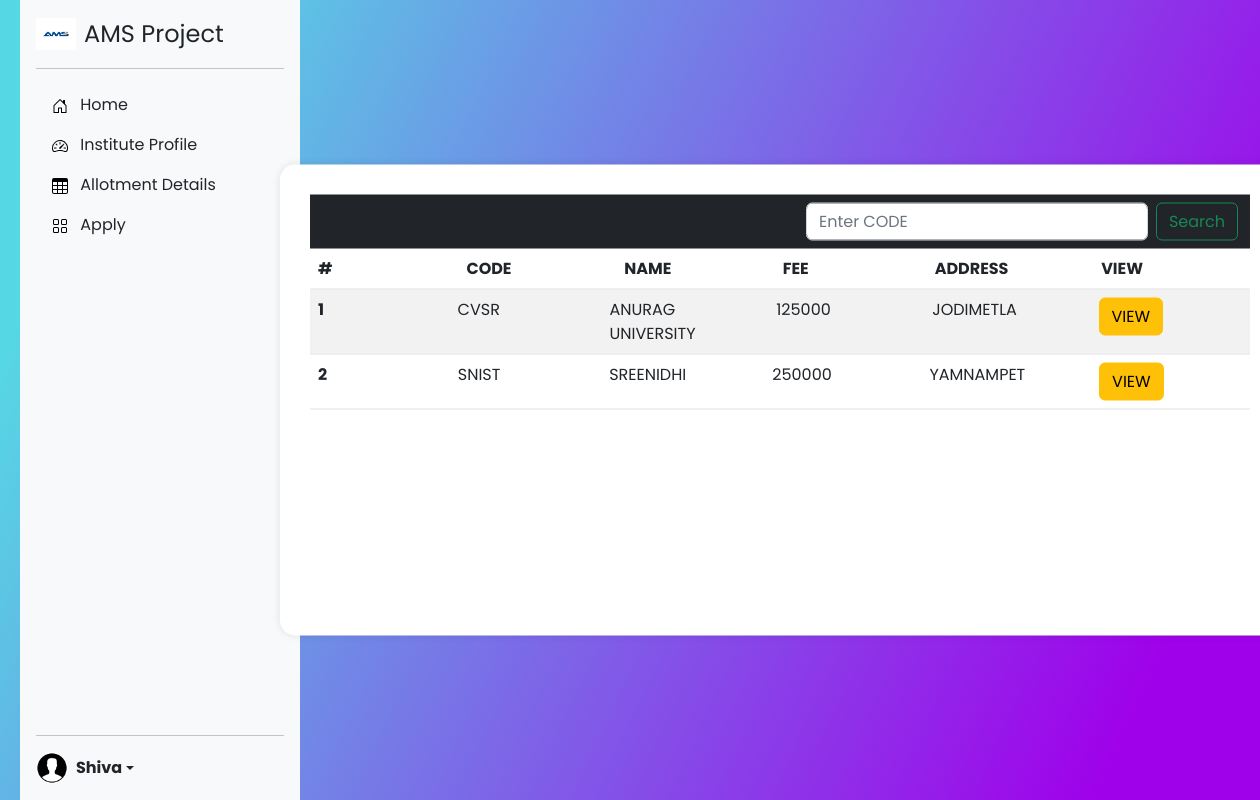
The app's page /institutions (signed in) with its own data.
### app/models.py (models this page shows, shortened)
class Institution(models.Model):
    code=models.CharField(max_length=6)
    name=models.CharField(max_length=50)
    address=models.CharField(max_length=150)
    contact=models.CharField(max_length=10)
    email=models.EmailField()
    website=models.URLField()
    cse=models.IntegerField()
    it=models.IntegerField()
    ece=models.IntegerField()
    eee=models.IntegerField()
    civ=models.IntegerField()
    mec=models.IntegerField()
    fee=models.IntegerField()

### app/views.py (the view)
# urls.py: path('institutions',institute,name='institute'),
def institute(request):
    institution=0
    institutions=Institution.objects.order_by('code')
    if request.method=='POST':
        search=request.POST['search']
        if search!='' and Institution.objects.filter(code=search.upper()):
            institution=Institution.objects.get(code=search.upper())
    return render(request,'institute.html',{"institute":institutions,"i":institution})

### templates/institute.html (shortened to what this page needs)
{%extends 'index.html'%}
{%block nav%}
<!DOCTYPE html>
<html lang="en" dir="ltr">
    <head>
        <link rel="stylesheet" href="style.css" />
    </head>
    <body>
        <div class="center">
            <div class="container" >
                <div class="n">
                    <nav class="navbar navbar-expand-lg navbar-dark bg-dark" aria-label="Offcanvas navbar large">
                        <div class="container-fluid">
                          <div class="offcanvas offcanvas-end text-bg-dark" tabindex="-1" id="offcanvasNavbar2" aria-labelledby="offcanvasNavbar2Label">
                            <div class="offcanvas-body">
                              <ul class="navbar-nav justify-content-end flex-grow-1 pe-3">
                              </ul>
                              <form class="d-flex mt-3 mt-lg-0" role="search" method="post">
                                <input class="form-control me-2" type="search" name="search" placeholder="Enter CODE" aria-label="Search">
                                <button class="btn btn-outline-success" type="submit">Search</button>
                              </form>
                            </div>
                          </div>
                        </div>
                      </nav>
                </div>
                <table class="table table-striped">
                    <thead>
                      <tr>
                        <th scope="col">#</th>
                        <th scope="col">CODE</th>
                        <th scope="col">NAME</th>
                        <th scope="col">FEE</th>
                        <th scope="col">ADDRESS</th>
                        <th scope="col">VIEW</th>
                      </tr>
                    </thead>
                    <tbody class="aa">
                        {%for i in institute%}
                      <tr>
                        <th scope="row">{{forloop.counter}}</th>
                        <td>{{i.code}}</td>
                        <td>{{i.name}}</td>
                        <td>{{i.fee}}</td>
                        <td>{{i.address}}</td>
                        <td><a class="btn btn-warning" href="/view/{{i.id}}">VIEW</a>  </td>
                      </tr>
                      {%endfor%}
                    </tbody>
                  </table>
            </div>
        </div>
    </body>
</html>
{%endblock%}

### templates/index.html (shortened to what this page needs)
{%load static%}
<!doctype html>
<html lang="en">
  <head>
  <link href="{%static 'css/bootstrap.min.css'%}" rel="stylesheet">
    <link href="{%static 'css/sidebars.css'%}" rel="stylesheet">
  </head>
  <body>
<main class="d-flex flex-nowrap">
  <div class="d-flex flex-column flex-shrink-0 p-3 bg-light" style="width: 280px;">
      <a href="/" class="d-flex align-items-center mb-3 mb-md-0 me-md-auto link-dark text-decoration-none">
        <img  class="bi pe-none me-2" width="40" height="32" src="{%static 'ams.png'%}" alt="" srcset="">
        <span class="fs-4">AMS Project</span>
      </a>
    <hr>
    <ul class="nav nav-pills flex-column mb-auto">
      <li class="nav-item">
        <a href="/" class="nav-link  link-dark nn" aria-current="page">
          <svg class="bi pe-none me-2" width="16" height="16"><use xlink:href="#home"/></svg>
          Home
        </a>
      </li>
      <li>
        <a href="/institutions" class="nav-link link-dark nn ">
          <svg class="bi pe-none me-2" width="16" height="16"><use xlink:href="#speedometer2"/></svg>
          Institute Profile
        </a>
      </li>
      <li>
        <a href="/allotments" class="nav-link link-dark nn" >
          <svg class="bi pe-none me-2" width="16" height="16"><use xlink:href="#table"/></svg>
          Allotment Details
        </a>
      </li>
      {%if request.user.is_authenticated%}
      <li>
        <a href="/student/{{user.id}}" class="nav-link link-dark nn">
          <svg class="bi pe-none me-2" width="16" height="16"><use xlink:href="#grid"/></svg>
          Apply
        </a>
      </li>
      {%endif%}
    </ul>
    <hr/>
    {%if request.user.is_authenticated%}
    <div class="dropdown">
      <a href="#" class="d-flex align-items-center link-dark text-decoration-none dropdown-toggle" data-bs-toggle="dropdown" aria-expanded="false">
        <img src="{%static 'profile.jpg'%}" alt="" width="32" height="32" class="rounded-circle me-2">
        <strong>{{user.username}}</strong>
      </a>
    </div>
  </div>
   {%else%}
  <div>
  </div>
</div>
  {%endif%}
{%block nav%}{%endblock%}
</main>
  </body>
</html>

### static/css/sidebars.css (style rules this page uses)
body { min-height: 100vh; min-height: -webkit-fill-available; }
html { height: -webkit-fill-available; }
main { height: 100vh; height: -webkit-fill-available; max-height: 100vh; overflow-x: auto; overflow-y: hidden; }
.dropdown-toggle { outline: 0; }

### static/css/style.css (style rules this page uses)
td { width: 150px; height: 30px; }

### templates/index.html (style rules this page uses)
* { margin: 0; padding: 0; outline: none; box-sizing: border-box; font-family: "Poppins", sans-serif; }
body { height: 100vh; width: 100%; background: linear-gradient(115deg, #56d8e4 10%, #9f01ea 90%); }
main { margin-left:20px; }

### templates/institute.html (style rules this page uses)
* { margin: 0; padding: 0; outline: none; box-sizing: border-box; font-family: "Poppins", sans-serif; }
body { height: 100vh; width: 100%; background: linear-gradient(115deg, #56d8e4 10%, #9f01ea 90%); }
.show-btn, .container { position: absolute; top: 50%; left: 50%; transform: translate(-50%, -50%); }
.container { margin-left: 150px; background: #fff; width: 1000px; padding: 30px; border-radius: 15px; box-shadow: 0 0 8px rgba(0, 0, 0, 0.1); }
td,th { width: 200px; }
.container form { margin-top: -20px; }
.aa { display: block; height: 300px; overflow-y: auto; float: left; }
tr { display: block; }

### records on screen
Institution: code "CVSR", name "ANURAG UNIVERSITY", fee "125000", address "JODIMETLA"
Institution: code "SNIST", name "SREENIDHI", fee "250000", address "YAMNAMPET"

### other values on screen
{{ user.username }} "Shiva"
